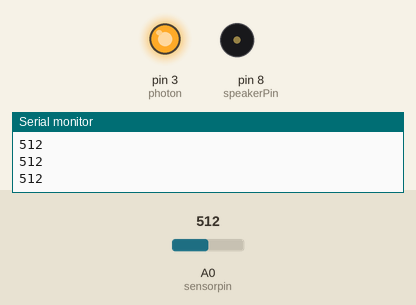
The sketch below on a simulated Arduino Uno, built with avr-gcc and run on an emulated ATmega328P. Parts: output pins drawn as LEDs (lit = HIGH), buzzer (waves = sounding), the last lines printed to the serial monitor. Inputs (shaded band) come from the test bench; at power-on: A0 (sensorpin) = 512.

Above: at 1.2 s.
1.3 s: A0 (sensorpin) set to 102
2.8 s: A0 (sensorpin) set to 90
At 3.5 s:
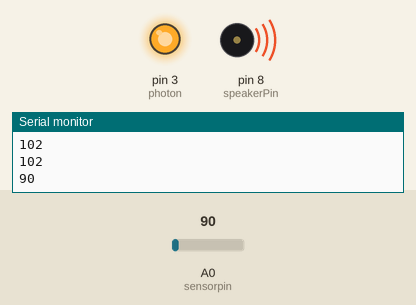
Timing chart, 0 to 11.8 s (numbered marks = the images above; inputs shaded):
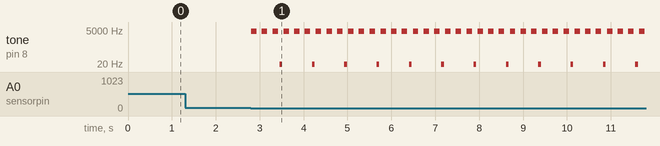

The sketch:

pressureTest.ino
```cpp
#define photon 3
int sensorpin = A0;
int sensorvalue = 0;
int speakerPin = 8; //set up pin
int melodyhot[] = {
  4186, 0, 4186, 0, 4186};
int noteDurations[] = {
  8,16,8,16,8,16};
void setup()
{
  Serial.begin(9600);
  pinMode (photon, OUTPUT);  // pin mode setup pin
  digitalWrite(photon, HIGH);
}

void loop()
{
  sensorvalue=analogRead(sensorpin);
  Serial.println(sensorvalue);
  if (sensorvalue<95){
    for (int thisNote = 0; thisNote < 6; thisNote++) {

    // to calculate the note duration, take one second
    // divided by the note type.
    //e.g. quarter note = 1000 / 4, eighth note = 1000/8, etc.
    int noteDuration = 1000/noteDurations[thisNote];
    tone(8, melodyhot[thisNote],noteDuration);

    // to distinguish the notes, set a minimum time between them.
    // the note's duration + 30% seems to work well:
    int pauseBetweenNotes = noteDuration * 1.30;
    delay(pauseBetweenNotes);
    // stop the tone playing:
    noTone(8);
    }
  }
  delay(10);

}
```

Measured:
- the behaviour switches between 95 and 94 on A0 (sensorpin) (found by bisection; images 0 and 1)
- after the input at 2.8 s, tone on pin 8 (speakerPin): silent → 4186 Hz at once, then repeats every 0.74 s: 2 × (silent 0.12 s, 4186 Hz 0.13 s), silent 0.04 s, 14 Hz 0.06 s, silent 0.03 s, 4186 Hz 0.13 s
